Frame 1 (no input): blank canvas, image omitted
Frame 60 (the mouse pressed at the canvas centre just before this capture): blank canvas, image omitted
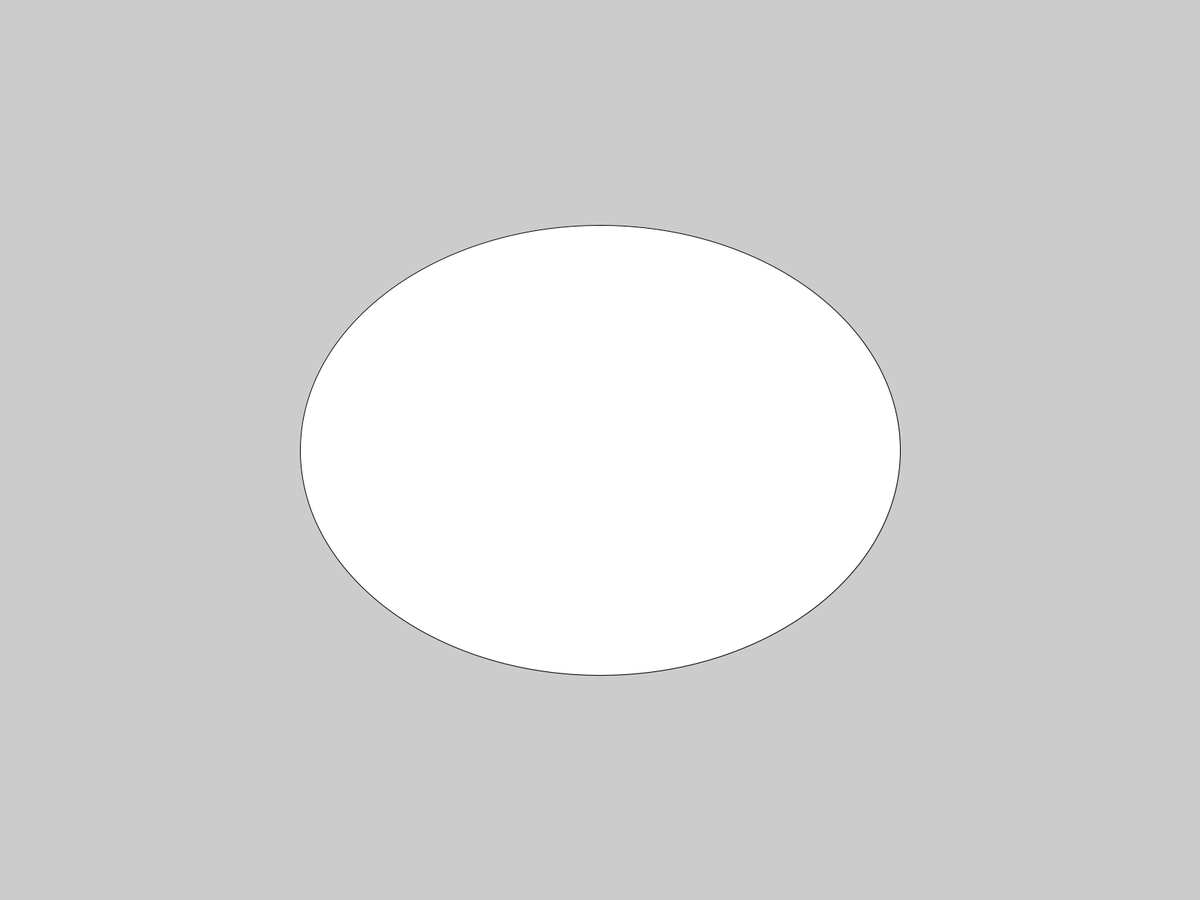
Frame 120 (the mouse held since frame 60 and released just before this capture)

The Processing sketch whose frames 1 and 60 were blank and that drew this single picture after the mouse press (run headless with seeded random() and noise(); from frame 60 on, the mouse is pressed at the canvas centre):

// Processing sketch: Test_01
// ── Test_01.pde
/* runs on emulator and nexus 4
 */

void setup(){
  fullScreen(); 
  //size(400, 400);
}
void draw(){
ellipse(mouseX, mouseY, mouseX-pmouseX, mouseY-pmouseY);
}
